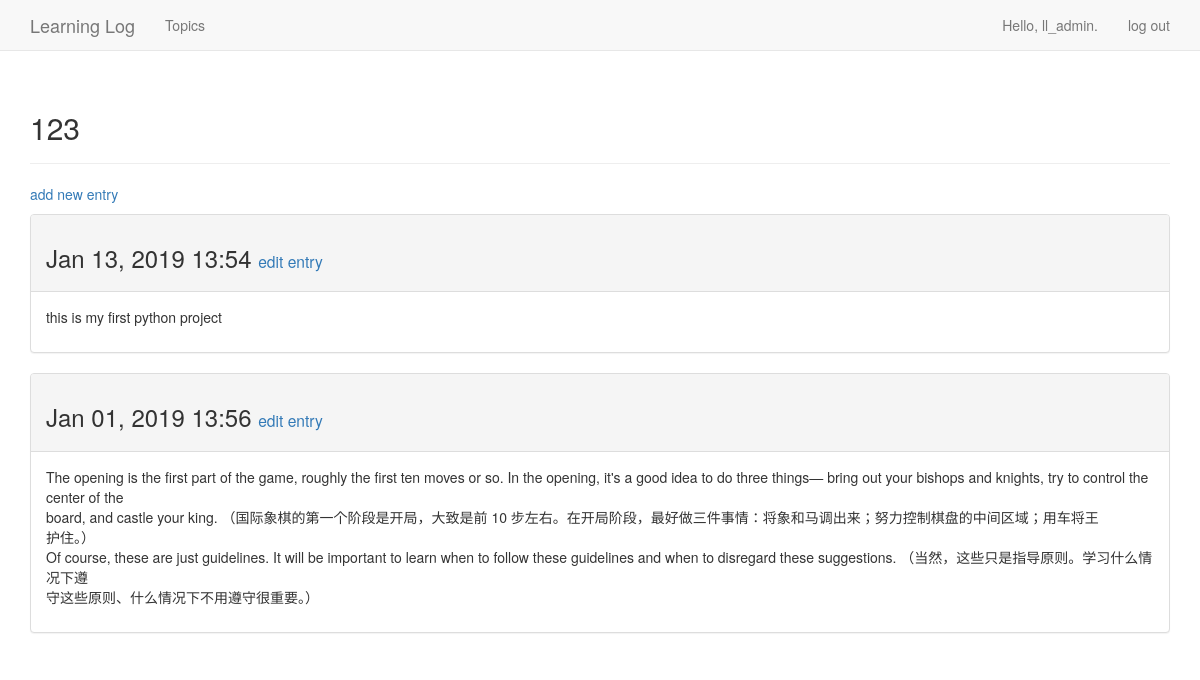
Before: /topics/1/ (signed in) with the older database file.
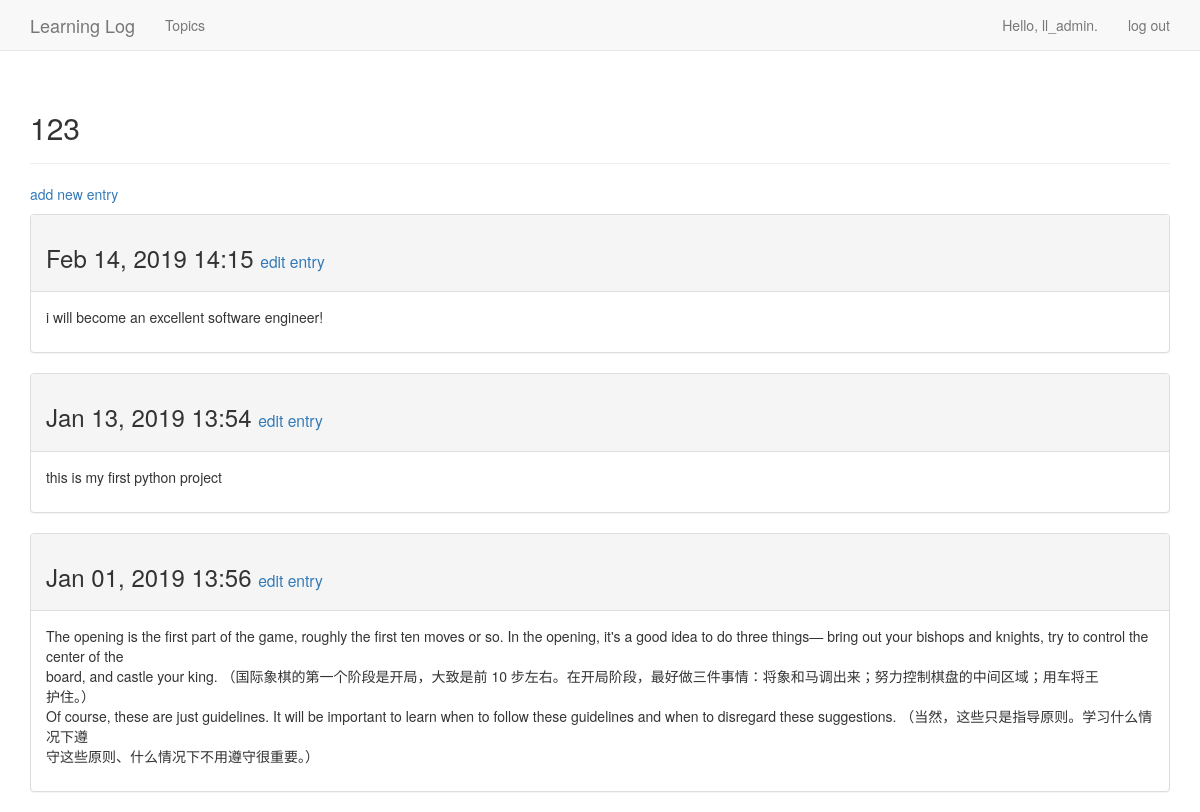
After: the same page with the newer database file.
### learning_logs/models.py (models this page shows, shortened)
class Entry(models.Model):
    topic = models.ForeignKey(Topic, on_delete=models.CASCADE,)
    text = models.TextField()
    date_added = models.DateTimeField(auto_now_add=True)
    class Meta:
        verbose_name_plural = 'entries'

### learning_logs/views.py (the view)
# urls.py: re_path('topics/(?P<topic_id>\d+)/', views.topic, name='topic'),
@login_required
def topic(request,topic_id):
	topic = Topic.objects.get(id=topic_id)
	if topic.owner != request.user:
		raise Http404
	entries = topic.entry_set.order_by('-date_added')
	context = {'topic': topic, 'entries':entries}
	return render(request, 'learning_logs/topic.html',context)

### learning_logs/models.py (called while the page is built)
    def __str__(self):
        return self.text

### learning_logs/templates/learning_logs/topic.html (shortened to what this page needs)
{% extends 'learning_logs/base.html' %}
{% block header %}
    <h2>{{ topic }}</h2>
{% endblock header %}
{% block content %}
    <p>
        <a href="{% url 'learning_logs:new_entry' topic.id %}">add new entry</a>
    </p>
    {% for entry in entries %}
        <div class="panel panel-default">
            <div class="panel-heading">
                <h3>
                    {{ entry.date_added|date:'M d, Y H:i' }}
                    <small>
                    <a href="{% url 'learning_logs:edit_entry' entry.id %}">
                        edit entry</a>
                    </small>
                </h3>
            </div>
        <div class="panel-body">
            {{ entry.text|linebreaks }}
        </div>
        </div>
    {% empty %}
        There are no entries for this topic yet.
    {% endfor %}
{% endblock content %}

Changed rows visible on the page:
added Entry: date_added "Feb 14, 2019 14:15", text "i will become an excellent software engineer!"
